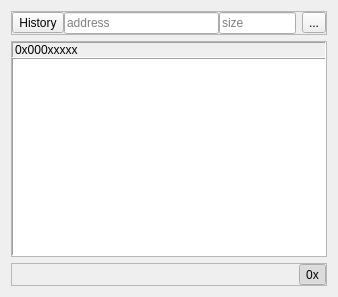
<?xml version="1.0" encoding="UTF-8"?>
<ui version="4.0">
 <class>Form</class>
 <widget class="QWidget" name="Form">
  <property name="geometry">
   <rect>
    <x>0</x>
    <y>0</y>
    <width>338</width>
    <height>297</height>
   </rect>
  </property>
  <property name="windowTitle">
   <string>Form</string>
  </property>
  <layout class="QVBoxLayout" name="verticalLayout_2">
   <item>
    <widget class="QFrame" name="frame_2">
     <property name="frameShape">
      <enum>QFrame::StyledPanel</enum>
     </property>
     <property name="frameShadow">
      <enum>QFrame::Raised</enum>
     </property>
     <layout class="QHBoxLayout" name="horizontalLayout_3">
      <property name="leftMargin">
       <number>0</number>
      </property>
      <property name="topMargin">
       <number>0</number>
      </property>
      <property name="rightMargin">
       <number>0</number>
      </property>
      <property name="bottomMargin">
       <number>0</number>
      </property>
      <item>
       <layout class="QHBoxLayout" name="horizontalLayout">
        <property name="spacing">
         <number>0</number>
        </property>
        <item>
         <widget class="QToolButton" name="btnHistory">
          <property name="text">
           <string>History</string>
          </property>
          <property name="popupMode">
           <enum>QToolButton::InstantPopup</enum>
          </property>
          <property name="toolButtonStyle">
           <enum>Qt::ToolButtonTextOnly</enum>
          </property>
         </widget>
        </item>
        <item>
         <widget class="QLineEdit" name="lineAddress">
          <property name="sizePolicy">
           <sizepolicy hsizetype="Expanding" vsizetype="Fixed">
            <horstretch>2</horstretch>
            <verstretch>0</verstretch>
           </sizepolicy>
          </property>
          <property name="placeholderText">
           <string>address</string>
          </property>
         </widget>
        </item>
        <item>
         <widget class="QLineEdit" name="lineSize">
          <property name="sizePolicy">
           <sizepolicy hsizetype="Expanding" vsizetype="Fixed">
            <horstretch>1</horstretch>
            <verstretch>0</verstretch>
           </sizepolicy>
          </property>
          <property name="toolTip">
           <string>Unit is byte</string>
          </property>
          <property name="placeholderText">
           <string>size</string>
          </property>
         </widget>
        </item>
       </layout>
      </item>
      <item>
       <widget class="QToolButton" name="btnMore">
        <property name="text">
         <string>...</string>
        </property>
       </widget>
      </item>
     </layout>
    </widget>
   </item>
   <item>
    <widget class="QFrame" name="frame_3">
     <property name="frameShape">
      <enum>QFrame::StyledPanel</enum>
     </property>
     <property name="frameShadow">
      <enum>QFrame::Raised</enum>
     </property>
     <layout class="QVBoxLayout" name="verticalLayout">
      <property name="spacing">
       <number>0</number>
      </property>
      <property name="leftMargin">
       <number>0</number>
      </property>
      <property name="topMargin">
       <number>0</number>
      </property>
      <property name="rightMargin">
       <number>0</number>
      </property>
      <property name="bottomMargin">
       <number>0</number>
      </property>
      <item>
       <widget class="QLabel" name="labelAddress">
        <property name="frameShape">
         <enum>QFrame::Panel</enum>
        </property>
        <property name="frameShadow">
         <enum>QFrame::Sunken</enum>
        </property>
        <property name="text">
         <string>0x000xxxxx</string>
        </property>
        <property name="indent">
         <number>2</number>
        </property>
       </widget>
      </item>
      <item>
       <widget class="QTableView" name="tableView">
        <property name="frameShape">
         <enum>QFrame::Panel</enum>
        </property>
       </widget>
      </item>
     </layout>
    </widget>
   </item>
   <item>
    <widget class="QFrame" name="frame">
     <property name="frameShape">
      <enum>QFrame::StyledPanel</enum>
     </property>
     <property name="frameShadow">
      <enum>QFrame::Raised</enum>
     </property>
     <layout class="QHBoxLayout" name="horizontalLayout_2">
      <property name="leftMargin">
       <number>0</number>
      </property>
      <property name="topMargin">
       <number>0</number>
      </property>
      <property name="rightMargin">
       <number>0</number>
      </property>
      <property name="bottomMargin">
       <number>0</number>
      </property>
      <item>
       <spacer name="horizontalSpacer">
        <property name="orientation">
         <enum>Qt::Horizontal</enum>
        </property>
        <property name="sizeHint" stdset="0">
         <size>
          <width>40</width>
          <height>16</height>
         </size>
        </property>
       </spacer>
      </item>
      <item>
       <widget class="QToolButton" name="btnToggleHex">
        <property name="text">
         <string>0x</string>
        </property>
        <property name="checkable">
         <bool>true</bool>
        </property>
        <property name="checked">
         <bool>true</bool>
        </property>
        <property name="toolButtonStyle">
         <enum>Qt::ToolButtonTextOnly</enum>
        </property>
        <property name="autoRaise">
         <bool>true</bool>
        </property>
       </widget>
      </item>
     </layout>
    </widget>
   </item>
  </layout>
 </widget>
 <resources/>
 <connections/>
</ui>
